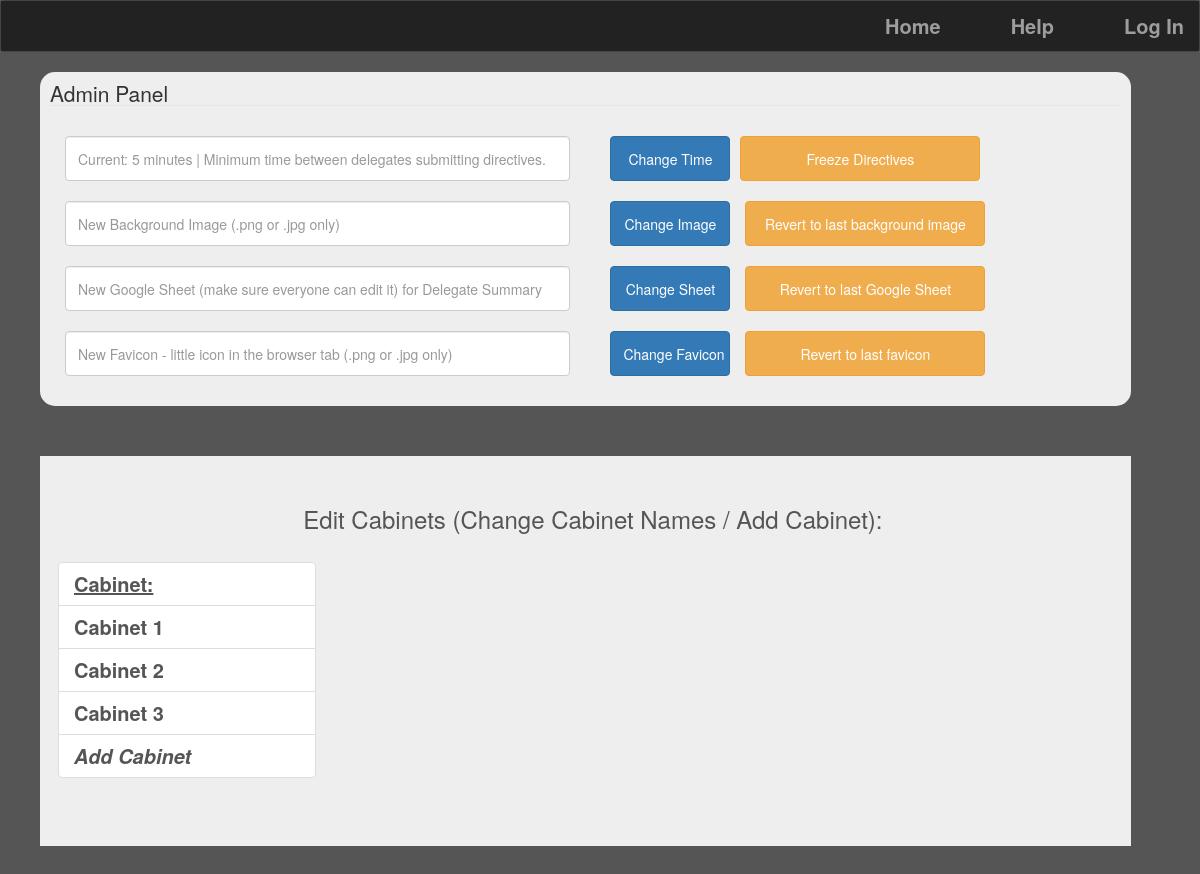
Page /WebsiteOutput/settings.php on the committed database.
### tables this page shows
CREATE TABLE IF NOT EXISTS `NavBar` (
  `ID` int(11) NOT NULL,
  `Name` varchar(20) NOT NULL,
  `URL` varchar(255) NOT NULL,
  `Privacy` int(11) NOT NULL
);

CREATE TABLE IF NOT EXISTS `GlobalVariables` (
  `ID` int(11) NOT NULL,
  `VariableName` varchar(30) NOT NULL,
  `VariableValue` text NOT NULL
);

CREATE TABLE IF NOT EXISTS `Cabinets` (
  `ID` int(3) NOT NULL,
  `CabinetName` text NOT NULL
);

### WebsiteOutput/settings.php (the view, shortened to what this page needs)
<?php include 'preHeaderAdmin.php';include 'header.php';?>
<h4 id="messageMe" style='color:#F00;  text-decoration: none; text-align: center; background-color: #ddd;'>
	 <h4>
	<div class = "googleForm col-sm-11 col-xs-11">
		<form method="POST" action="settingsAcceptance.php" role="form" `class="form-horizontal">
	<legend><span class="googleFormSpan"></span> Admin Panel</legend>
	<div class="form-group">
	<div class='col-sm-6 col-xs-6'>
		<input type="text" name="directiveTimer" id="user" class="form-control createUser" placeholder="Current: <?php 					$con = mysqli_connect("localhost", "d5g9x9d8_user","1qwerty1","d5g9x9d8_test2AndrewForLife") or die(mysql_error());
					$result = $con->query("SELECT * FROM  `GlobalVariables` WHERE  `VariableName` = 'DirectiveTimer'");
					while($row = $result->fetch_assoc()) {
						echo $row['VariableValue'];
					}?> minutes | Minimum time between delegates submitting directives. " />
	</div>
	<div class='col-sm-6 col-xs-6'>
		<button type="submit" id="singlebutton" name="directiveTimerbtn" class="btn btn-primary createUser" style='width:120px'>Change Time</button><?php
			$result = $con->query("SELECT * FROM  `GlobalVariables` WHERE  `VariableName` = 'DirectiveFreeze'");
		    while($row = $result->fetch_assoc()) {
		    	if ($row['VariableValue'] === 'F') {
					echo '<button type="submit" id="singlebutton" name="directiveFreeze" value="T" class="btn btn-warning createUser" style="width:240px">Freeze Directives</button>';
		    	}else {
					echo '<button type="submit" id="singlebutton" name="directiveFreeze" value="F" class="btn btn-success createUser" style="width:240px">Unfreeze Directives</button>';
		    	}
		    }
		?>
	</div>
	<div class='col-sm-6 col-xs-6'>
		<input type="text" name="bgImage" id="user" class="form-control createUser" placeholder="New Background Image (.png or .jpg only)" value="<?php echo $_COOKIE['bgImageText'];?>" />
	</div>
	<div class='col-sm-6 col-xs-6'>
	<button type="submit" id="singlebutton" name="bgImagebtn" class="btn btn-primary createUser" style='width:120px'>Change Image</button>
	<button type="submit" id="singlebutton" name="bgImageRevert" class="btn btn-warning createUser" style="width:240px">Revert to last background image</button>
	</div>
	<div class='col-sm-6 col-xs-6'>
		<input type="text" name="sheet" id="user" class="form-control createUser" placeholder="New Google Sheet (make sure everyone can edit it) for Delegate Summary" value="" />
	</div>
	<div class='col-sm-6 col-xs-6'>
	<button type="submit" id="singlebutton" name="sheetbtn" class="btn btn-primary createUser" style='width:120px'>Change Sheet</button>
	<button type="submit" id="singlebutton" name="sheetRevert" class="btn btn-warning createUser" style="width:240px">Revert to last Google Sheet</button>
	</div>
	<div class='col-sm-6 col-xs-6'>
		<input type="text" name="favicon" id="user" class="form-control createUser" placeholder="New Favicon - little icon in the browser tab (.png or .jpg only)" value="<?php echo $_COOKIE['faviconText'];?>" />
	</div>
	<div class='col-sm-6 col-xs-6'>
	<button type="submit" id="singlebutton" name="faviconbtn" class="btn btn-primary createUser" style='width:120px'>Change Favicon</button>
	<button type="submit" id="singlebutton" name="faviconRevert" class="btn btn-warning createUser" style="width:240px">Revert to last favicon </button>
	</div>
	</div>
</form>
</div>
	<div class='jumbotron col-xs-11 col-sm-11 privateEmailUser' >
	<?php
	function printJSTable($active) {
		$con = mysqli_connect("localhost", "d5g9x9d8_user","1qwerty1","d5g9x9d8_test2AndrewForLife") or die(mysql_error());
		$result = $con->query("SELECT * FROM Cabinets ORDER BY CabinetName");
		if ($result->num_rows > 0) {
			 echo "<a class='list-group-item titleUnderline'> Cabinet:</a>";
		    while($row = $result->fetch_assoc())
		    {
		    	if ($row['ID'] === $active) {
			     	$arrayElement = "<a class='list-group-item active' href='settings.php?cabinet="  . $row["ID"] . "'>" . $row["CabinetName"] . " </a> ";
			     			echo "<input type='hidden' name='cabinetID' value='" . $row['ID'] . "'>";
		    	}else {
			     	$arrayElement = "<a class='list-group-item' href='settings.php?cabinet="  . $row["ID"] . "'>" . $row["CabinetName"] . " </a> ";
		    	}
				  echo $arrayElement;
			}
		}
		if ($active === 'new') {
			echo "<a class='list-group-item active' href='settings.php?cabinet=new'><i>Add Cabinet</i></a> ";
		}else {
			echo "<a class='list-group-item' href='settings.php?cabinet=new'><i>Add Cabinet</i></a> ";
		}
	 	echo "</div></div>";
	}
	if (isset($_GET['cabinet'])){
		$con = mysqli_connect("localhost", "d5g9x9d8_user","1qwerty1","d5g9x9d8_test2AndrewForLife") or die(mysql_error());
		$result = $con->query("SELECT * FROM Cabinets WHERE `ID` = " . $_GET['cabinet']);
		if ($result->num_rows > 0) {
			while($row = $result->fetch_assoc())
			{
				echo "<h3 style='color:#555'>Edit <b> <span style='color:#006699'>".$row['CabinetName']. "</span> </b>(Change Cabinet Name / Remove):</h3><br>";
			}
		}else if ($_GET['cabinet'] === 'new') {
			echo "	<h3 style='color:#555'><b> <span style='color:#006699'>Add New Cabinet</span></b> </h3><br>";
		}
		echo "<div class='col-sm-3 col-xs-6'>";
		echo "<div class='list-group' id='listgroupJSItem'>";
		echo "<form method='POST' action='settingsAcceptance.php' role='form' class='form-horizontal'>";
		printJSTable($_GET['cabinet']);
		echo "<div class='col-sm-9 col-xs-6'>";
		echo "<textarea type='text' name='name' id='name' class='form-control createUser' placeholder='New Cabinet Name' /></textarea>";
		echo"<br>";
		if ($_GET['cabinet'] !== 'new') {
			echo "<button type='submit' id='singlebutton' name='rename' class='btn btn-warning';'>Rename Cabinet</button>";
			echo "<button type='submit' id='singlebutton' name='remove' class='btn btn-danger';'>Delete Cabinet</button> </form>";
		}else {
			echo "<button type='submit' id='singlebutton' name='create' class='btn btn-success';'>Create Cabinet</button> </form>";
		}
		echo "</div>";
	}
	else {
		echo "	<h3 style='color:#555'>Edit Cabinets (Change Cabinet Names / Add Cabinet):</h3><br>	<div class= 'col-xs-6 col-sm-3 list-group' id='listgroupJSItem'>";
		printJSTable($_GET['cabinet']);
	}
			?>
<br><br><br><br>
	<?php
	echo "<form method='POST' action='settingsAcceptance.php' role='form' class='form-horizontal'>";
	echo"<br>";
	?>
	</body>

### WebsiteOutput/header.php (shortened to what this page needs)
<!DOCTYPE html>
<html>
	<head>
		<link rel="stylesheet" href="https://maxcdn.bootstrapcdn.com/bootstrap/3.3.6/css/bootstrap.min.css">
		<link href="stylesheet.css" type ="text/css" rel ="stylesheet" />
		<title><?php
			$con = mysqli_connect("localhost", "d5g9x9d8_user","1qwerty1","d5g9x9d8_test2AndrewForLife") or die(mysql_error());
			?>
	</head>
<body onload="logOnCheck()" style="background-image:url( <?php
		$result = $con->query("SELECT * FROM `GlobalVariables` WHERE `VariableName` = 'backgroundImage'");
		while($row = $result->fetch_assoc()) {
			echo $row['VariableValue'];
		}
		 ?>); background-position:0% 50px;background-repeat: repeat">
<?
	function createNavBar(){
		$con = mysqli_connect("localhost", "d5g9x9d8_user","1qwerty1","d5g9x9d8_test2AndrewForLife") or die(mysql_error());
		if ($_COOKIE['loggedIn'] === 'YES') {
			if ($_COOKIE['isBackroom'] === 'f') {
				if ($_COOKIE['isChair'] === 'f') {
					$navBarResult = $con->query("SELECT * FROM `NavBar` WHERE `Privacy` = 1 OR `Privacy` = 2 ORDER BY `ID`");
				}else {
					$navBarResult = $con->query("SELECT * FROM `NavBar` WHERE `Privacy` = 1 OR `Privacy` = 2 OR `Privacy` = 3 ORDER BY `ID`");
				}
			}else if ($_COOKIE['isBackroom'] === 't') {
				$navBarResult = $con->query("SELECT * FROM `NavBar` WHERE `Privacy` = 1 OR `Privacy` = 4 ORDER BY `ID`");
			}else if ($_COOKIE['isBackroom'] === 'a') {
				$navBarResult = $con->query("SELECT * FROM `NavBar` WHERE `Privacy` = 1 OR `Privacy` = 4 OR `Privacy` = 5 ORDER BY `ID`");
			}
			echo' 	<nav class="navbar navbar-inverse">
			 <div class="container-fluid navbar-inverse">
		      <ul class="nav navbar-nav navbar-right navbar-inverse">';
			while($row = $navBarResult->fetch_assoc()) {
				echo' <li id="'.$row["Name"].'"><a href="'.$row['URL'].'">'.$row['Name'].'';
				if ($row['URL'] === 'profile.php'){
					$result = $con->query("SELECT * FROM Responses WHERE `readByDelegate` = 'f' AND `Recipient` = '".$_COOKIE['user']."'");
					if ($result->num_rows > 0) {
						echo " <span class='badge'> ". $result->num_rows." </span>";
					}
				}else if ($row['URL'] === 'directiveConfirmation.php'){
					$result = $con->query("SELECT * FROM Directives WHERE Status = 'Frozen' AND DirectiveCommittee = '".$_COOKIE['committee']."' ");
					if ($result->num_rows > 0) {
					    echo " <span class='badge progress-bar-danger'>".$result->num_rows."</span>";
					}
				}else if ($row['URL'] === 'backroomReserve.php'){
					$result = $con->query("SELECT * FROM  `Directives` WHERE  `Status` = '".$_COOKIE['user']."'");
					if ($result->num_rows > 0) {
						while($row = $result->fetch_assoc()) {
						    echo " <span id='backroomReserve' class='badge'>".$row['DirectiveNumber']."</span>";
					    }
					}
				}
				echo "</a>
				</li>";
			}
			echo '<li ><a id="logOut" ahref = "index.php" onclick="logOut()">Log out</a></li>';
			echo "</ul></div></nav>";
		}else {
			$navBarResult = $con->query("SELECT * FROM `NavBar` WHERE `Privacy` = 0 ORDER BY `ID`");
						echo' 	<nav class="navbar navbar-inverse ">
			 <div class="container-fluid navbar-inverse ">
		      <ul class="nav navbar-nav navbar-right navbar-inverse">';
			while($row = $navBarResult->fetch_assoc()) {
				echo' <li id="'.$row["Name"].'"><a href="'.$row['URL'].'">'.$row['Name'].'';
				echo "</a>
				</li>";
			}
			echo '<li id="logInFormButton"><a id="logIn" ahref = "index.php" onclick="showLogInForm()">Log In</a></li>';
			echo "</ul><div class ='col-xs-6 col-sm-6 col-md-6 col-lg-6 col-xs-offset-3 col-sm-offset-3 col-md-offset-3 col-lg-offset-3 panel panel-login' id='logInForm' style='display: none;'><form method='POST' action='connectivity.php' id='login-form' role='form'><br>
				<div class='form-group'>
					<input type='text' name='user' id='username' tabindex='1' class='form-control' placeholder=
					'Username'";
				echo"</div>
				<div class='form-group'>
					<input type='password' name='pass' id='password' tabindex='2' class='form-control' placeholder='Password'";
					 	echo' />
				</div>
				<div class="form-group text-center">
					<input type="checkbox" tabindex="3" name="remember" id="remember"';
					 	echo'/>
					<label for="remember"> Remember Me</label>
				</div>
					<div class="row">
				<div class="form-group">
						<div class="col-sm-6">
							<input type="submit" name="submit" id="button" tabindex="4" class="form-control btn btn-login" value="Log-In" />
						</div>
				</div>
				<div class="form-group">
						<div class="col-sm-6">
							<div class="text-center">
								<a href="help.php" class="forgot-password">Forgot Password?</a>
							</div>
						</div>
					</div>
				</div>
			</form>
			</div>';
			echo "</div></nav>";
		}
	}
	createNavBar();
?>

### rows in the picture
navbar: Name "Home"
navbar: Name "Help"
globalvariables: directiveTimer "Current: 5 minutes | Minimum time between delegates submitting directives."
globalvariables: VariableValue "Freeze Directives"
cabinets: CabinetName "Cabinet 1"
cabinets: CabinetName "Cabinet 2"
cabinets: CabinetName "Cabinet 3"
